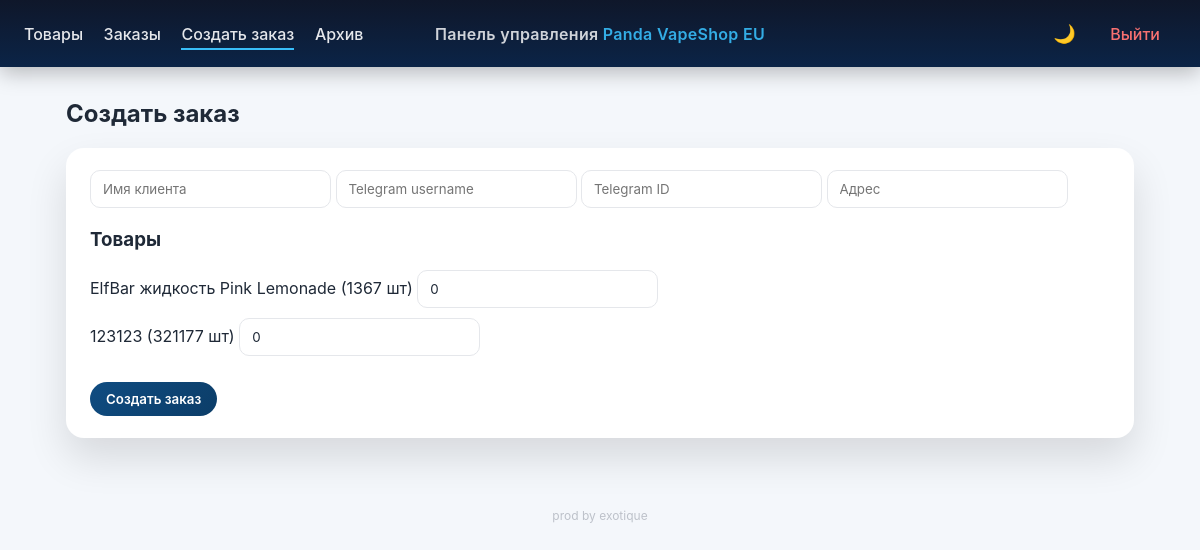
Page /admin/orders/create (signed in) on the committed database.
### app/models.py (models this page shows)
class Product(Base):
    __tablename__ = "products"
    id = Column(Integer, primary_key=True)
    name = Column(String)
    price = Column(Float)
    quantity = Column(Integer, default=0)

### app/admin/routes.py (the view)
@router.get("/orders/create")
def order_create_page(request: Request, db: Session = Depends(get_db)):
    if require_login(request):
        return require_login(request)
    products = db.query(Product).filter(Product.quantity > 0).all()
    return templates.TemplateResponse(
        "order_create.html",
        {"request": request, "products": products},
    )

### app/admin/templates/order_create.html (shortened to what this page needs)
<!DOCTYPE html>
<html lang="ru">
<head>
    <link rel="stylesheet" href="/admin/static/style.css">
</head>
<body>
<div class="top-nav">
    <div class="nav-left">
        <a href="/admin/products">Товары</a>
        <a href="/admin/orders">Заказы</a>
        <a href="/admin/orders/create" class="active">Создать заказ</a>
        <a href="/admin/orders/archive">Архив</a>
    </div>
    <div class="nav-center">
        Панель управления <span>Panda VapeShop EU</span>
    </div>
    <div class="nav-right">
        <button id="themeToggle">🌙</button>
        <a href="/admin/logout" class="logout">Выйти</a>
    </div>
</div>
<div class="container">
    <h2>Создать заказ</h2>
    <div class="card">
        <form method="post">
            <div class="form-grid">
                <input name="customer_name" placeholder="Имя клиента" required>
                <input name="customer_username" placeholder="Telegram username">
                <input name="customer_telegram_id" placeholder="Telegram ID">
                <input name="customer_address" placeholder="Адрес" required>
            </div>
            <h3 style="margin-top:20px">Товары</h3>
            {% for p in products %}
            <div style="margin-bottom:10px">
                {{ p.name }} ({{ p.quantity }} шт)
                <input type="number" name="qty_{{ p.id }}" min="0" value="0">
            </div>
            {% endfor %}
            <button style="margin-top:16px">Создать заказ</button>
        </form>
    </div>
</div>
<footer class="footer">prod by exotique</footer>
</body>
</html>

### app/admin/static/style.css (style rules this page uses)
:root { --main: #0f4c81; --main-dark: #0c3d68; --bg: #f4f7fb; --card: #ffffff; --border: #e5e7eb; --text: #1f2937; --muted: #6b7280; }
* { box-sizing: border-box; font-family: Inter, system-ui, sans-serif; }
body { margin: 0; background: var(--bg); color: var(--text); transition: background .25s, color .25s; }
.top-nav { background: linear-gradient(90deg, #0f172a, #0f4c81); color: white; padding: 14px 24px; display: grid; grid-template-columns: 1fr auto 1fr; align-items: center; box-shadow: 0 6px 20px rgba(0,0,0,.25); }
.nav-left a, .nav-right a { color: #e5e7eb; text-decoration: none; margin-right: 16px; font-weight: 500; position: relative; }
.nav-left a::after { content: ""; position: absolute; left: 0; bottom: -6px; width: 0; height: 2px; background: #38bdf8; transition: width .25s ease; }
.nav-left a:hover::after, .nav-left a.active::after { width: 100%; }
.nav-center { font-weight: 700; letter-spacing: .3px; opacity: .95; }
.nav-center span { color: #38bdf8; }
.nav-right { text-align: right; }
.logout { color: #f87171 !important; }
#themeToggle { background: transparent; border: none; color: #e5e7eb; font-size: 18px; cursor: pointer; margin-right: 14px; transition: transform .15s; }
.container { max-width: 1100px; margin: 32px auto; padding: 0 16px; }
.card, .order-card { background: var(--card); border-radius: 18px; padding: 22px 24px; margin-bottom: 24px; box-shadow: 0 20px 40px rgba(0,0,0,.12), inset 0 1px 0 rgba(255,255,255,.05); animation: fadeUp .3s ease; }
input { background: transparent; border: 1px solid var(--border); border-radius: 10px; padding: 10px 12px; color: var(--text); }
button { background: linear-gradient(135deg, var(--main), var(--main-dark)); border: none; color: white; padding: 9px 16px; border-radius: 999px; cursor: pointer; font-weight: 600; transition: transform .12s ease, box-shadow .12s; }
.footer { text-align: center; color: var(--muted); font-size: 12px; padding: 30px 0 20px; }
.top-nav { background: linear-gradient(180deg,#0f172a,#0b2447); color: #e5e7eb; display: grid; grid-template-columns: 1fr auto 1fr; align-items: center; padding: 14px 24px; }
.nav-left a, .nav-right a { color: #e5e7eb; margin-right: 16px; text-decoration: none; position: relative; }
.nav-left a.active::after { width: 100%; }
.nav-left a::after { content: ""; position: absolute; bottom: -6px; left: 0; height: 2px; width: 0; background: #38bdf8; transition: .25s; }
.nav-center { font-weight: 600; opacity: .9; }
.logout { color: #f87171; }
.footer { text-align: center; font-size: 12px; opacity: .4; margin: 40px 0 20px; }

### rows in the picture
Product: name "ElfBar жидкость Pink Lemonade", quantity "1367"
Product: name "123123", quantity "321177"
